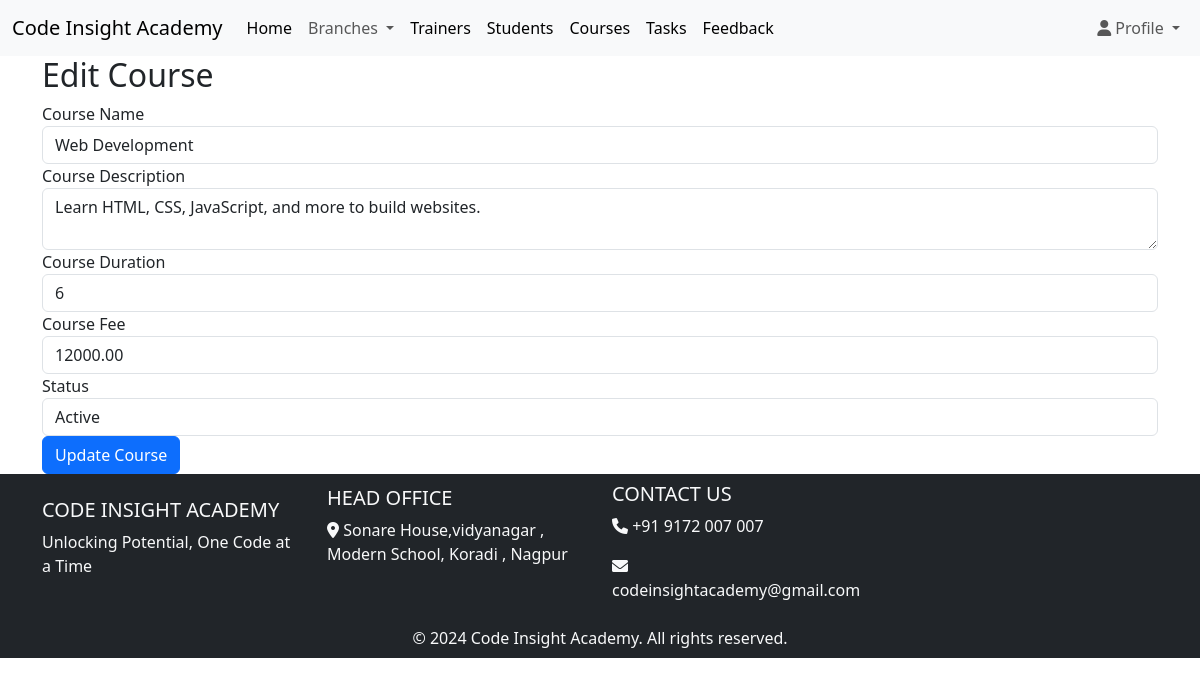
The app's page /edit/edit_course.php?id=1 (signed in) with its own data.
### tables this page shows
CREATE TABLE `courses` (
  `course_id` int(11) NOT NULL,
  `course_name` varchar(255) DEFAULT NULL,
  `course_description` text DEFAULT NULL,
  `course_duration` int(11) DEFAULT NULL,
  `course_fee` decimal(10,2) DEFAULT NULL,
  `status` enum('active','completed','cancelled') DEFAULT NULL
);

### edit/edit_course.php (the view, shortened to what this page needs)
<?php
include '../includes/header.php';
include 'log_activity.php';
$course_id = $_GET['id'];
$sql = "SELECT * FROM courses WHERE course_id='$course_id'";
$result = mysqli_query($conn, $sql);
$course = mysqli_fetch_assoc($result);
?>
<div class="container">
    <h2>Edit Course</h2>
    <form method="POST">
        <div class="form-group">
            <label for="course_name">Course Name</label>
            <input type="text" class="form-control" name="course_name" value="<?php echo $course['course_name']; ?>" required>
        </div>
        <div class="form-group">
            <label for="course_description">Course Description</label>
            <textarea class="form-control" name="course_description" required><?php echo $course['course_description']; ?></textarea>
        </div>
        <div class="form-group">
            <label for="course_duration">Course Duration</label>
            <input type="text" class="form-control" name="course_duration" value="<?php echo $course['course_duration']; ?>" required>
        </div>
        <div class="form-group">
            <label for="course_fee">Course Fee</label>
            <input type="number" class="form-control" name="course_fee" value="<?php echo $course['course_fee']; ?>" required>
        </div>
        <div class="form-group">
            <label for="status">Status</label>
            <select class="form-control" name="status" required>
                <option value="active" <?php echo ($course['status'] == 'active') ? 'selected' : ''; ?>>Active</option>
            </select>
        </div>
        <button type="submit" class="btn btn-primary">Update Course</button>
    </form>
</div>
<?php
include '../includes/footer.php';
?>

### records on screen
courses: course_name "Web Development", course_description "Learn HTML, CSS, JavaScript, and more to build websites.", course_duration "6", course_fee "12000.00", status "Active"
